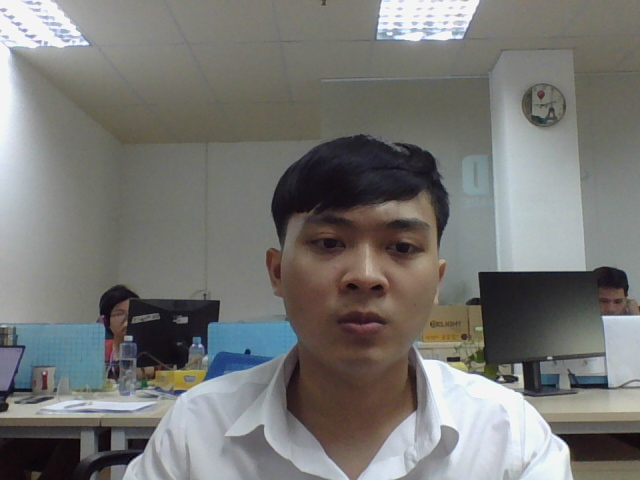
#> input picture chupanh/anh_0.png, 640 x 480 px
$ python tach_bien_anh.py
#> lines starting #> are read from the running program, lines starting #| are printed output that depends on the picture; after the words box and inside, x2 and y2 are one past the last pixel; in counts of white or black regions, pixels touching at a corner belong together
import cv2

img = cv2.imread('./chupanh/anh_0.png',0)		#chọn đường dẫn ảnh để đọc
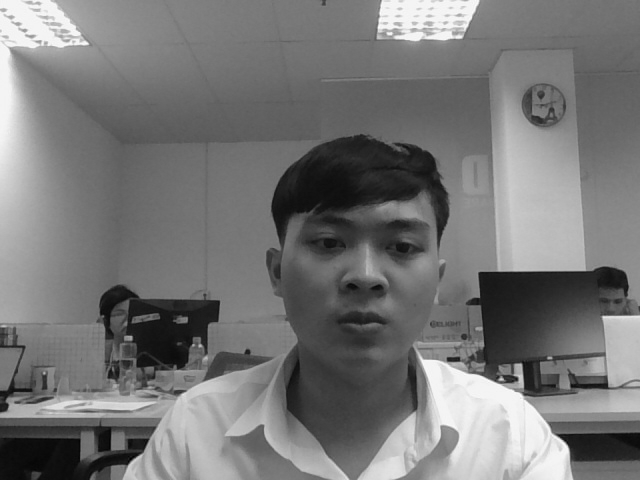
#> img: shape (480, 640); min 1, max 254, mean 118.1
img2 = cv2.Canny(img,50,200)		#hàm đọc biên ảnh (đường dẫn ảnh, độ sáng ngưỡng ảnh muốn đọc trong khoản từ nhỏ nhất là  50 đến lớn nhất là 200)
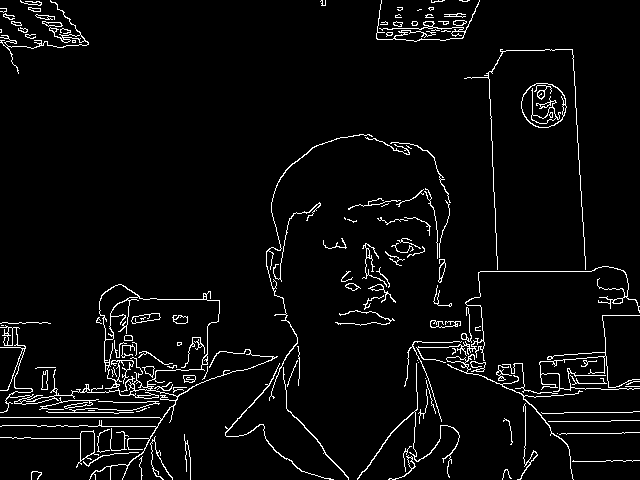
#> img2: shape (480, 640); 4.2% white in thin lines or dots
cv2.imshow('bienanh',img2)		# hiển thị ảnh
cv2.waitKey(0)				# tạm dừng cho đến khi tắt
cv2.destroyAllWindows()			# giải phóng bộ nhớ

$ run again, with chupanh/anh_1.png copied over chupanh/anh_0.png
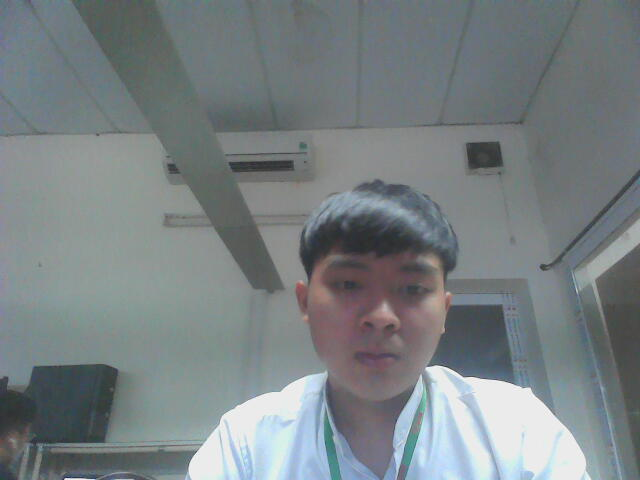
#> input picture chupanh/anh_1.png, 640 x 480 px
#> `img = cv2.imread('./chupanh/anh_0.png',0)`:
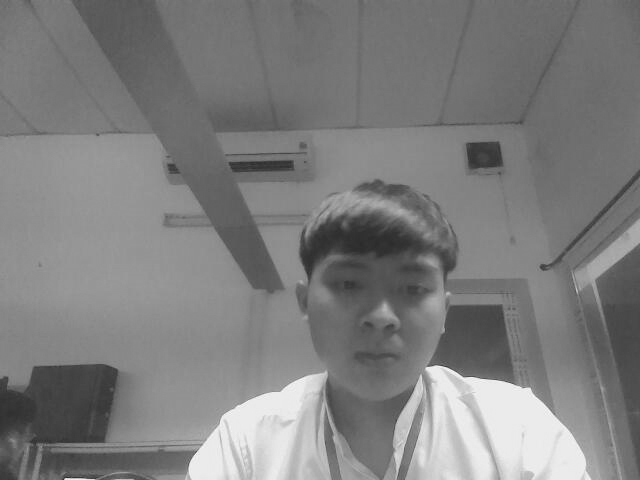
#> img: shape (480, 640); min 32, max 254, mean 126.3
#> `img2 = cv2.Canny(img,50,200)`:
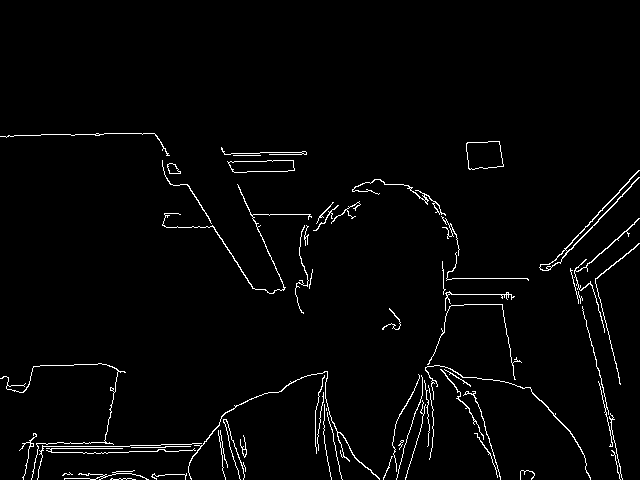
#> img2: shape (480, 640); 2.3% white in thin lines or dots, all inside (x1, y1, x2, y2) = (0, 133, 640, 480)

$ run again, with chupanh/anh_10.png copied over chupanh/anh_0.png
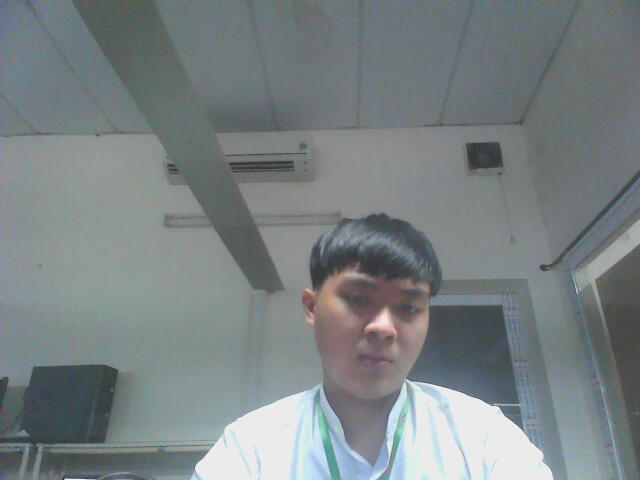
#> input picture chupanh/anh_10.png, 640 x 480 px
#> `img = cv2.imread('./chupanh/anh_0.png',0)`:
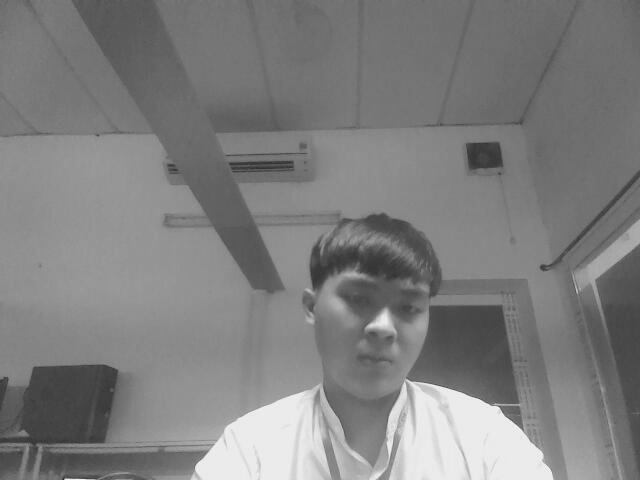
#> img: shape (480, 640); min 41, max 254, mean 127
#> `img2 = cv2.Canny(img,50,200)`:
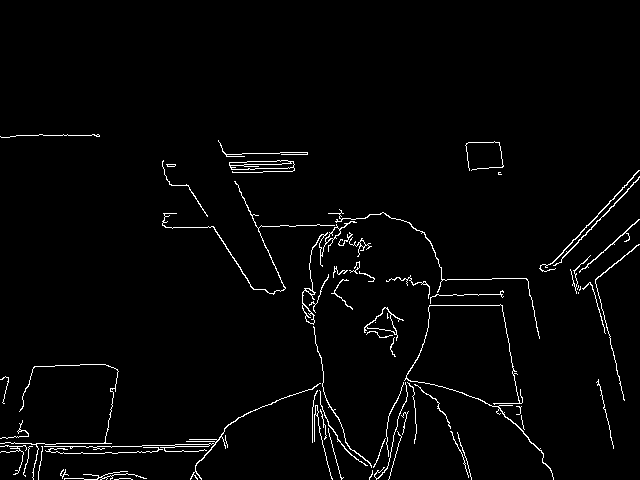
#> img2: shape (480, 640); 2.3% white in thin lines or dots, all inside (x1, y1, x2, y2) = (0, 134, 640, 480)
